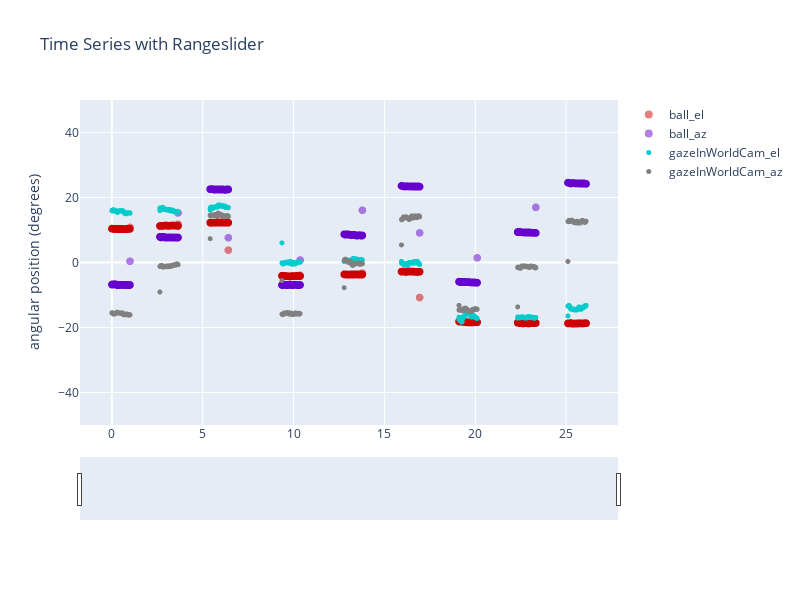

The notebook cell this image was saved under:
### Code cell
# yLim = [-100,100]

yLim=[-50,50]
width=800
height=600



startTimeS = df2['worldVidTimeSec'].iloc[0]
endTimeS = df2['worldVidTimeSec'].iloc[-2]

# I googled for, "python find first larger than"
startIndex = next(idx for idx, val in enumerate(df2['worldVidTimeSec']) if val >  startTimeS)
endIndex = next(idx for idx, val in enumerate(df2['worldVidTimeSec']) if val >  endTimeS)
print('Plotting from index: ' + str(startIndex) + ' to ' + str(endIndex))

colors_idx = ['rgb(0,204,204)','rgb(128,128,128)','rgb(204,0,0)','rgb(102,0,204)']

# from plotly.subplots import make_subplots
# fig = make_subplots(rows=2, cols=1,shared_xaxes=True)

traces = []

###

bEih_el = go.Scattergl(
    x=df2['worldVidTimeSec'][startIndex:endIndex],
    y=df2['ball_el'][startIndex:endIndex],
    name = 'ball_el',
    marker_color = colors_idx[2],
    mode='markers',
    marker_size = 8,
    opacity = 0.5)

bEih_az = go.Scattergl(
    x=df2['worldVidTimeSec'][startIndex:endIndex],
    y=df2['ball_az'][startIndex:endIndex],
    name = 'ball_az',
    marker_color = colors_idx[3],
    mode='markers',
    marker_size = 8,
    opacity = 0.5)


traces.append(bEih_el)
traces.append(bEih_az)


eih_el = go.Scattergl(
    x=df2['worldVidTimeSec'][startIndex:endIndex],
    y=-df2['gazeInWorldCam_el'][startIndex:endIndex],
    name = 'gazeInWorldCam_el',
    marker_color = colors_idx[0],
    mode='markers',
    marker_size = 5,
    opacity = 1)

eih_az = go.Scattergl(
    x=df2['worldVidTimeSec'][startIndex:endIndex],
    y=df2['gazeInWorldCam_az'][startIndex:endIndex],
    name = 'gazeInWorldCam_az',
    marker_color = colors_idx[1],
    mode='markers',
    marker_size = 5,
    opacity = 1)

traces.append(eih_el)
traces.append(eih_az)

layout = dict(
    dragmode= 'pan',
    title='Time Series with Rangeslider',
    width=width,
    height=height,
    yaxis=dict(range=yLim, title='angular position (degrees)'),
    xaxis=dict(
        rangeslider=dict(visible=True))
)


fig = dict(data=traces, layout=layout)

iplot(fig)

### Figure 1 — Plotly figure (JSON) as saved in the notebook; plotly's stock layout.template omitted (floating-point values rounded to 4 significant figures; data arrays with more than 128 entries replaced by an {"elided": "..."} marker saying what was removed)
{"data": [{"marker": {"color": "rgb(204,0,0)", "size": 8}, "mode": "markers", "name": "ball_el", "opacity": 0.5, "type": "scattergl", "x": {"elided": "2973 float values"}, "y": {"elided": "2973 float values"}}, {"marker": {"color": "rgb(102,0,204)", "size": 8}, "mode": "markers", "name": "ball_az", "opacity": 0.5, "type": "scattergl", "x": {"elided": "2973 float values"}, "y": {"elided": "2973 float values"}}, {"marker": {"color": "rgb(0,204,204)", "size": 5}, "mode": "markers", "name": "gazeInWorldCam_el", "opacity": 1, "type": "scattergl", "x": {"elided": "2973 float values"}, "y": {"elided": "2973 float values"}}, {"marker": {"color": "rgb(128,128,128)", "size": 5}, "mode": "markers", "name": "gazeInWorldCam_az", "opacity": 1, "type": "scattergl", "x": {"elided": "2973 float values"}, "y": {"elided": "2973 float values"}}], "layout": {"dragmode": "pan", "height": 600, "title": {"text": "Time Series with Rangeslider"}, "width": 800, "xaxis": {"rangeslider": {"visible": true}}, "yaxis": {"range": [-50, 50], "title": {"text": "angular position (degrees)"}}}}
